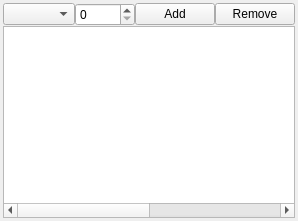
            <widget class="QWidget" name="tab_6">
             <attribute name="title">
              <string>Creatures</string>
             </attribute>
             <layout class="QVBoxLayout" name="verticalLayout">
              <property name="spacing">
               <number>0</number>
              </property>
              <property name="leftMargin">
               <number>3</number>
              </property>
              <property name="topMargin">
               <number>3</number>
              </property>
              <property name="rightMargin">
               <number>3</number>
              </property>
              <property name="bottomMargin">
               <number>3</number>
              </property>
              <item>
               <layout class="QHBoxLayout" name="horizontalLayout_6">
                <item>
                 <widget class="QComboBox" name="lCreatureId">
                  <property name="sizePolicy">
                   <sizepolicy hsizetype="Expanding" vsizetype="Fixed">
                    <horstretch>0</horstretch>
                    <verstretch>0</verstretch>
                   </sizepolicy>
                  </property>
                 </widget>
                </item>
                <item>
                 <widget class="QSpinBox" name="lCreatureAmount">
                  <property name="minimumSize">
                   <size>
                    <width>60</width>
                    <height>0</height>
                   </size>
                  </property>
                  <property name="maximum">
                   <number>9999</number>
                  </property>
                  <property name="stepType">
                   <enum>QAbstractSpinBox::AdaptiveDecimalStepType</enum>
                  </property>
                 </widget>
                </item>
                <item>
                 <widget class="QPushButton" name="lCreatureAdd">
                  <property name="text">
                   <string>Add</string>
                  </property>
                 </widget>
                </item>
                <item>
                 <widget class="QPushButton" name="lCreatureRemove">
                  <property name="text">
                   <string>Remove</string>
                  </property>
                 </widget>
                </item>
               </layout>
              </item>
              <item>
               <widget class="QTableWidget" name="lCreatures">
                <property name="editTriggers">
                 <set>QAbstractItemView::NoEditTriggers</set>
                </property>
                <property name="selectionMode">
                 <enum>QAbstractItemView::MultiSelection</enum>
                </property>
                <property name="selectionBehavior">
                 <enum>QAbstractItemView::SelectRows</enum>
                </property>
                <property name="columnCount">
                 <number>2</number>
                </property>
                <attribute name="horizontalHeaderVisible">
                 <bool>false</bool>
                </attribute>
                <attribute name="horizontalHeaderDefaultSectionSize">
                 <number>180</number>
                </attribute>
                <attribute name="verticalHeaderVisible">
                 <bool>false</bool>
                </attribute>
                <attribute name="verticalHeaderDefaultSectionSize">
                 <number>24</number>
                </attribute>
                <column/>
                <column/>
               </widget>
              </item>
             </layout>
            </widget>
